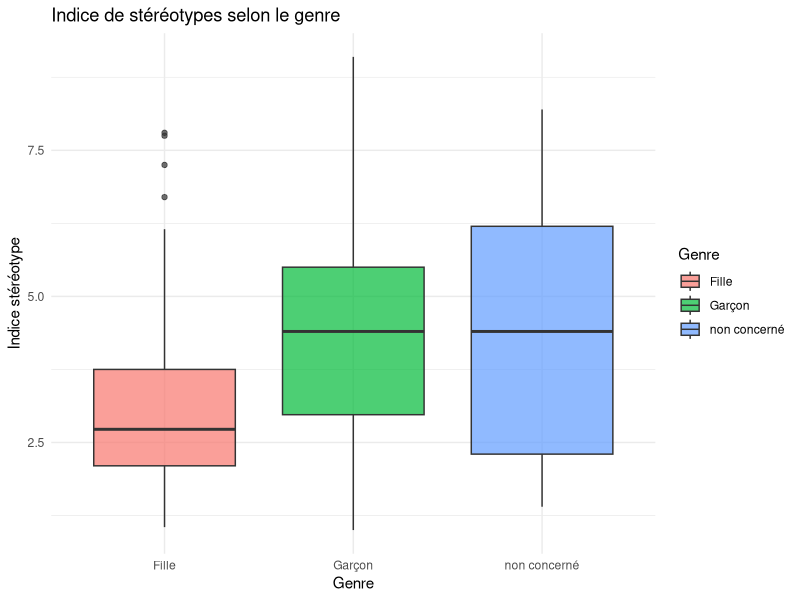
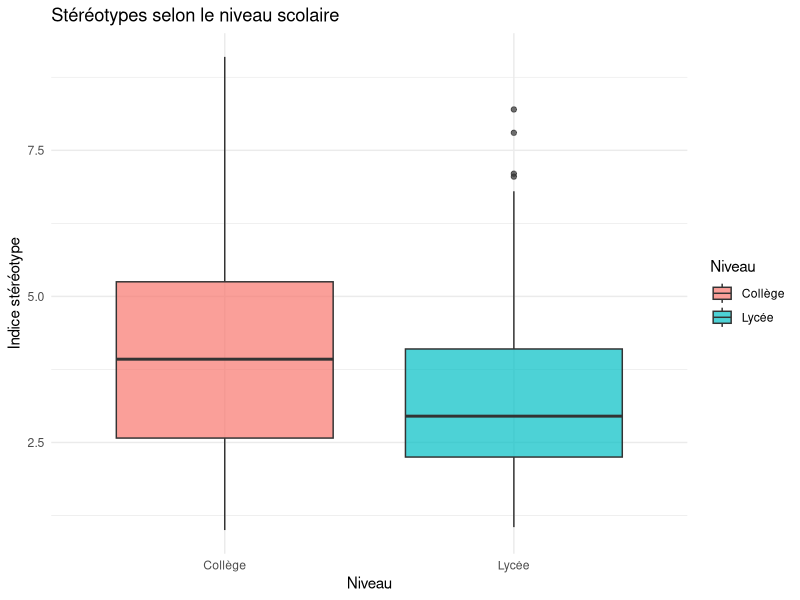
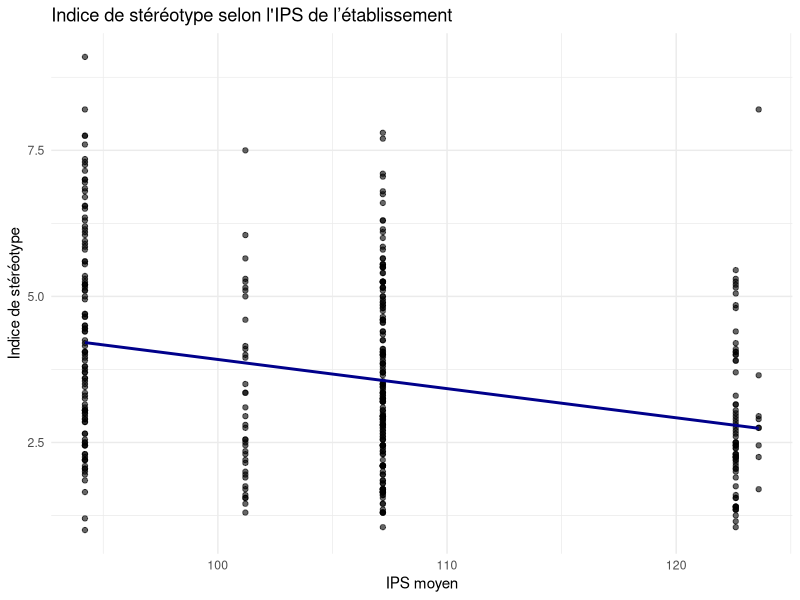
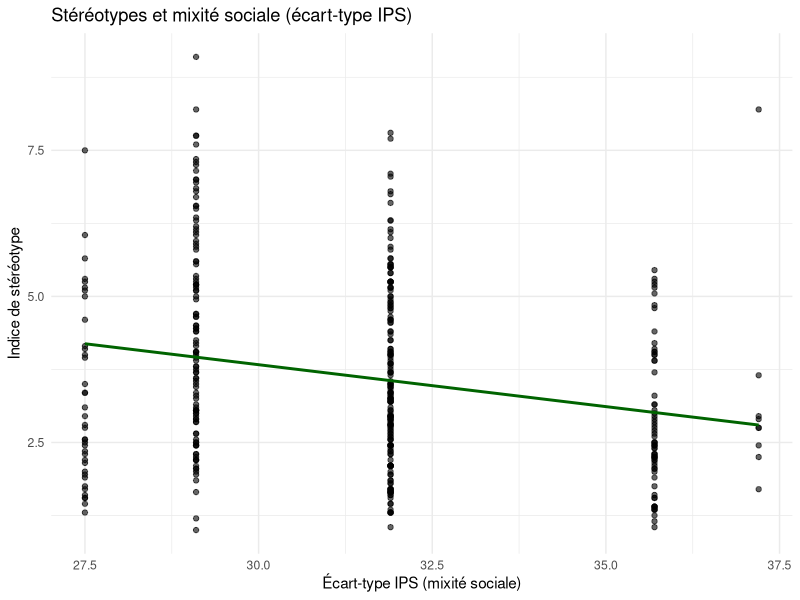
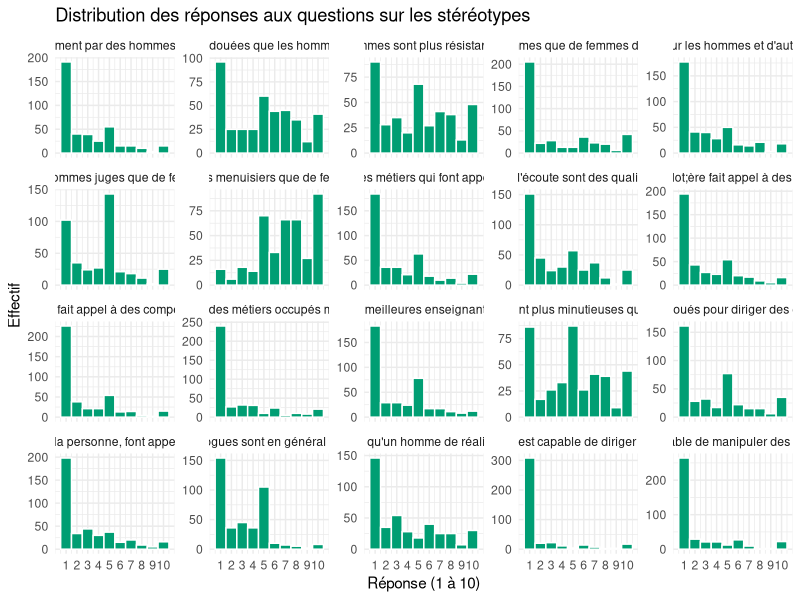
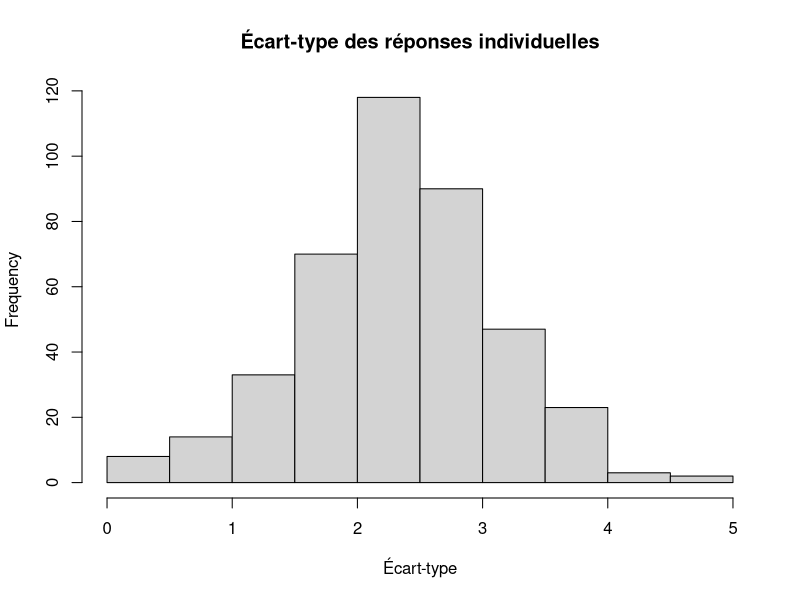
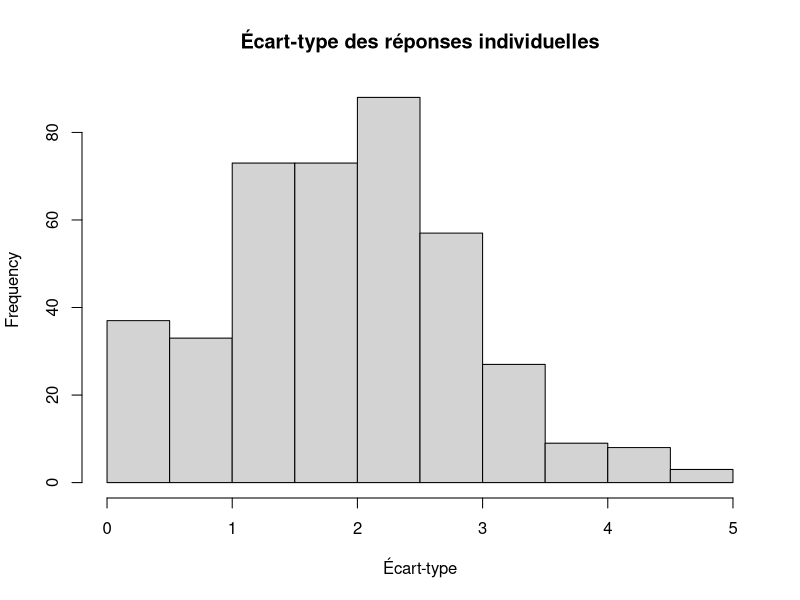

The R script that drew these images, in order:
## ---- chunk 1
#| echo: false
#| message: false
#| warning: false

## Charger les bibliothèques 
library(readxl)
library(dplyr)
library(ggplot2)
library(tidyr)
library(stringr)

## Charger le dataframe
df_genre <- read_excel("226093_representer-votre-futur-metier.xlsx", sheet = "Page 1")

## Renommer les colonnes importantes

df_genre <- df_genre |>
  rename(
    Genre = `Je suis`,
    Etablissement = `Je suis dans l'établissement suivant`,
    Classe = `Dans quelle classe suis-je ?`,
    Avis_formulaire = `J'ai apprécié de répondre à ce formulaire`
  ) 
df_genre <- df_genre |>
  mutate(Genre = tolower(str_trim(Genre))) |>
  mutate(Genre = recode(Genre,
                        "un garçon" = "Garçon",
                        "une fille" = "Fille"))

## ---- chunk 2
#| echo: false
#| message: false
#| warning: false


## Questions dont les réponses sont à inverser (affirmations non stéréotypées)
a_inverser <- c(
  "Une femme est capable de diriger une équipe.",
  "Il devrait y avoir autant d'hommes que de femmes dans chaque métier : la parité.",
  "Une femme est autant capable qu'un homme de réaliser des tâches très physiques.",
  "Une femme est capable de manipuler des produits dangereux.",
  "Les femmes ont leur place dans des métiers occupés majoritairement par des hommes."
)

## Inverser les scores dans les colonnes précédentes
for (col in a_inverser) {
  if (col %in% names(df_genre)) {
    df_genre[[col]] <- 11 - as.numeric(df_genre[[col]])
  }
}

## Calculer l'indice de stéréotype
df_genre$Indice_stereotype <- rowMeans(df_genre[, 3:22], na.rm = TRUE)
## ---- chunk 3
#| echo: false
#| message: false
#| warning: false

## Moyennes par genre (fille vs. garçon)
df_genre |>
  group_by(Genre) |>
  summarise(
    Moyenne = mean(Indice_stereotype, na.rm = TRUE),
    SD = sd(Indice_stereotype, na.rm = TRUE),
    n = n()
  )

# Boxplot par genre
ggplot(df_genre, aes(x = Genre, y = Indice_stereotype, fill = Genre)) +
  geom_boxplot(alpha = 0.7) +
  labs(title = "Indice de stéréotypes selon le genre", y = "Indice stéréotype") +
  theme_minimal()

# Test t de Student : on enlève les observations où les personnes n'ont pas souhaité déclaré leur genre (seulement  observations => normalement pas de biais induits)
df_genre_2 <- df_genre |>
  filter(Genre == "Garçon" | Genre == "Fille")

t.test(Indice_stereotype ~ Genre, data = df_genre_2)

## ---- chunk 4
#| echo: false
#| message: false
#| warning: false


## Création d'une variable catégorielle pour les niveaux de classe (1 = 5e, 6 = Terminale)
df_genre_classe <- df_genre |>
  mutate(Niveau_etude = case_when(
    str_detect(Classe, "5e") ~ 1,
    str_detect(Classe, "4e") ~ 2,
    str_detect(Classe, "3e") ~ 3,
    str_detect(Classe, "2nde") ~ 4,
    str_detect(Classe, "1ère") ~ 5,
    str_detect(Classe, "Terminale") ~ 6,
    TRUE ~ NA_real_
  ))

## Corrélation entre indice de stéréotype et niveaux de classe
cor.test(df_genre_classe$Indice_stereotype, df_genre_classe$Niveau_etude, use = "complete.obs")

## ---- chunk 5
#| echo: false
#| message: false
#| warning: false


## Créer une variable "Niveau collège/lycée" à partir des classes
df_genre <- df_genre |>
  mutate(Niveau = case_when(
    str_detect(Classe, regex("5e|4e|3e", ignore_case = TRUE)) ~ "Collège",
    str_detect(Classe, regex("2nde|1ère|Terminale", ignore_case = TRUE)) ~ "Lycée",
    TRUE ~ NA_character_
  ))

## Moyenne par niveau (collège vs. lycée)
df_genre |>
  group_by(Niveau) |>
  summarise(Moyenne = mean(Indice_stereotype, na.rm = TRUE), SD = sd(Indice_stereotype, na.rm = TRUE), n = n())

# Boxplot collège vs lycée
ggplot(df_genre, aes(x = Niveau, y = Indice_stereotype, fill = Niveau)) +
  geom_boxplot(alpha = 0.7) +
  labs(title = "Stéréotypes selon le niveau scolaire", y = "Indice stéréotype") +
  theme_minimal()

# Test t
t.test(Indice_stereotype ~ Niveau, data = df_genre)
## ---- chunk 6
#| echo: false
#| message: false
#| warning: false


## Créer un tableau avec les données IPS des établissements 
ips_data <- tibble::tibble(
  Etablissement = c(
    "Maupertuis",
    "Pierre Mendès France",
    "René-Guy CADOU",
    "Charles De Gaulle",
    "Camille Guérin"
  ),
  IPS = c(107.2, 123.6, 101.2, 122.6, 94.2),
  Ecart_type_IPS = c(31.9, 37.2, 27.5, 35.7, 29.1)
)

# Fusionner avec la table IPS
df_genre <- df_genre |>
  left_join(ips_data, by = "Etablissement")
## ---- chunk 7
#| echo: false
#| message: false
#| warning: false


# Corrélation entre IPS moyen et stéréotypes
cor.test(df_genre$Indice_stereotype, df_genre$IPS, use = "complete.obs")

# Visualisation : stéréotypes ~ IPS
ggplot(df_genre, aes(x = IPS, y = Indice_stereotype)) +
  geom_point(alpha = 0.6) +
  geom_smooth(method = "lm", se = FALSE, color = "darkblue") +
  labs(title = "Indice de stéréotype selon l'IPS de l’établissement",
       x = "IPS moyen",
       y = "Indice de stéréotype") +
  theme_minimal()

## ---- chunk 8
#| echo: false
#| message: false
#| warning: false


# Corrélation avec écart-type de l’IPS (mixité sociale)
cor.test(df_genre$Indice_stereotype, df_genre$Ecart_type_IPS, use = "complete.obs")

# Visualisation : stéréotypes ~ écart-type IPS
ggplot(df_genre, aes(x = Ecart_type_IPS, y = Indice_stereotype)) +
  geom_point(alpha = 0.6) +
  geom_smooth(method = "lm", se = FALSE, color = "darkgreen") +
  labs(title = "Stéréotypes et mixité sociale (écart-type IPS)",
       x = "Écart-type IPS (mixité sociale)",
       y = "Indice de stéréotype") +
  theme_minimal()
## ---- chunk 9
#| echo: false
#| message: false
#| warning: false

## Créer une liste avec les questions
questions_stereotypes <- colnames(df_genre)[3:22]

## Reshape en long format
df_genre_questions <- df_genre %>%
  pivot_longer(
    cols = all_of(questions_stereotypes),
    names_to = "Question",
    values_to = "Réponse"
  )

## Visualisation : Distribution des réponses par question
ggplot(df_genre_questions, aes(x = Réponse)) +
  geom_histogram(binwidth = 1, fill = "#009E73", color = "white") +
  scale_x_continuous(breaks = 1:10) +
  facet_wrap(~ Question, scales = "free_y") +
  labs(
    title = "Distribution des réponses aux questions sur les stéréotypes",
    x = "Réponse (1 à 10)",
    y = "Effectif"
  ) +
  theme_minimal(base_size = 11)

## ---- chunk 10
#| echo: false
#| message: false
#| warning: false


# Écart type des réponses par élève
df_genre$ecart_type_individuel <- apply(df_genre[, questions_stereotypes], 1, sd, na.rm = TRUE)

# Histogramme des écarts types
hist(df_genre$ecart_type_individuel, main = "Écart-type des réponses individuelles", xlab = "Écart-type")

## ---- chunk 11
#| echo: false
#| message: false
#| warning: false


questions_ambiguës <- setdiff(questions_stereotypes, c(
  "Il y a plus d'hommes menuisiers que de femmes menuisières.",
  "Les psychologues sont en général des hommes",
  "En général, les hommes sont plus résistants que les femmes.",
  "En général, les femmes sont plus douées que les hommes pour prendre soin des enfants.",
  "Il y a plus d'hommes juges que de femmes juges.",
  "Les femmes sont plus minutieuses que les hommes."
  ))
  

# Écart type des réponses par élève
df_genre$ecart_type_individuel <- apply(df_genre[, questions_ambiguës], 1, sd, na.rm = TRUE)

# Histogramme des écarts types
hist(df_genre$ecart_type_individuel, main = "Écart-type des réponses individuelles", xlab = "Écart-type")
## ---- chunk 12
#| echo: false
#| message: false
#| warning: false

## Questions factuelles
questions_factuelles <- c(
  "Il y a plus d'hommes menuisiers que de femmes menuisières.",
  "Il y a plus d'hommes juges que de femmes juges.",
  "Les psychologues sont en général des hommes"
)

## Questions stéréotypes générales
questions_stereotypes_2 <- c(
  "En général, les femmes sont plus douées que les hommes pour prendre soin des enfants.",
  "La patience et l'écoute sont des qualités  féminines .",
  "En général, les hommes sont plus résistants que les femmes.",
  "Une femme est autant capable qu'un homme de réaliser des tâches très physiques.",
  "Une femme est capable de manipuler des produits dangereux.",
  "Les femmes sont plus minutieuses que les hommes."
)

## Questions stéréotypes métiers
questions_metiers <- c(
  "Il y a des métiers faits pour les hommes et d'autres faits pour les femmes",
  "Les métiers du soin, de l'aide à la personne, font appel à des compétences  féminines",
  "De nombreux postes sont actuellement occupés majoritairement par des hommes et depuis toujours, c'est ainsi que cela fonctionne le mieux.",
  "Une femme est capable de diriger une équipe.",
  "Le métier d'ingénieur fait appel à des compétences  masculines .",
  "Les femmes sont de meilleures enseignantes que les hommes.",
  "Le métier d'infirmier&middot;ère fait appel à des compétences  féminines .",
  "Les femmes ont leur place dans des métiers occupés majoritairement par des hommes.",
  "L'agriculture et l'élevage propose des métiers qui font appel à des compétences  masculines ."
)

## Questions ambiguës
questions_ambiguës_2 <- c(
  "Il devrait y avoir autant d'hommes que de femmes dans chaque métier : la parité.",
  "Les hommes sont naturellement doués pour diriger des équipes et prendre des décisions." 
)

## ---- chunk 13
#| echo: false
#| message: false
#| warning: false

## Calcul des indices factuel et stéréotypes :

df_genre$Indice_factuel <- rowMeans(df_genre[, questions_factuelles], na.rm = TRUE)
df_genre$Indice_stereotype_gen <- rowMeans(df_genre[, questions_stereotypes_2], na.rm = TRUE)
df_genre$Indice_stereotype_met <- rowMeans(df_genre[, questions_metiers], na.rm = TRUE)
df_genre$Indice_ambigue <- rowMeans(df_genre[, questions_ambiguës_2], na.rm = TRUE)

## ---- chunk 14
#| echo: false
#| message: false
#| warning: false

cor.test(df_genre$Indice_stereotype_gen, df_genre$Indice_stereotype_met, use = "complete.obs")

## ---- chunk 15
#| echo: false
#| message: false
#| warning: false

cor.test(df_genre$Indice_factuel, df_genre$Indice_stereotype_met, use = "complete.obs")

## ---- chunk 16
#| echo: false
#| message: false
#| warning: false

# Test ANOVA
## Passer en format long
df_long <- df_genre |>
  select(Genre, Indice_stereotype_gen, Indice_stereotype_met) |>
  pivot_longer(cols = starts_with("Indice"),
               names_to = "Type_indice",
               values_to = "Valeur") |>
  mutate(Type_indice = ifelse(Type_indice == "Indice_stereotype_gen", "Général", "Métiers"))

# Enlever les NA et "non concerné"
df_long <- df_long |>
  filter(Genre == "Fille" | Genre == "Garçon")

# ANOVA à deux facteurs
res_aov <- aov(Valeur ~ Genre * Type_indice, data = df_long)
summary(res_aov)

## ---- chunk 17
#| echo: false
#| message: false
#| warning: false


## Corrélation entre indice de stéréotype et niveaux de classe

df_genre_classe <- df_genre |>
  mutate(Niveau_etude = case_when(
    str_detect(Classe, "5e") ~ 1,
    str_detect(Classe, "4e") ~ 2,
    str_detect(Classe, "3e") ~ 3,
    str_detect(Classe, "2nde") ~ 4,
    str_detect(Classe, "1ère") ~ 5,
    str_detect(Classe, "Terminale") ~ 6,
    TRUE ~ NA_real_
  ))

cor.test(df_genre_classe$Indice_stereotype_met, df_genre_classe$Niveau_etude, use = "complete.obs")

cor.test(df_genre_classe$Indice_stereotype_gen, df_genre_classe$Niveau_etude, use = "complete.obs")

cor.test(df_genre_classe$Indice_factuel, df_genre_classe$Niveau_etude, use = "complete.obs")

# Test ANOVA

## Passer en format long
df_long <- df_genre |>
  select(Niveau, Indice_stereotype_gen, Indice_stereotype_met) |>
  pivot_longer(cols = starts_with("Indice"),
               names_to = "Type_indice",
               values_to = "Valeur") |>
  mutate(Type_indice = ifelse(Type_indice == "Indice_stereotype_gen", "Général", "Métiers"))

# ANOVA à deux facteurs
res_aov <- aov(Valeur ~ Niveau * Type_indice, data = df_long)
summary(res_aov)



